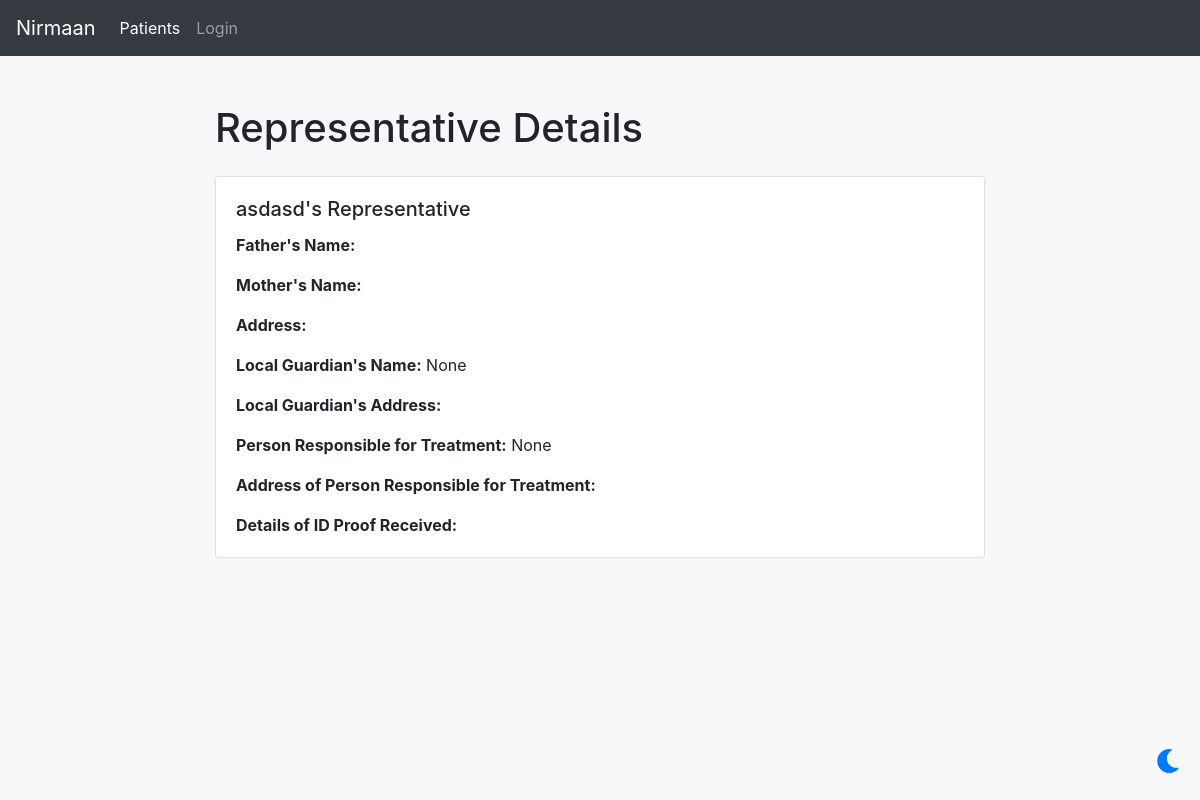
/patient/69/representative/, run on the app's committed database.
### patient/models.py (models this page shows, shortened)
class Patient(models.Model):
	uuid = models.CharField(max_length=10, blank=True, null=True)
	name = models.CharField(name='name', verbose_name="Name of Patient", max_length=100)
	admission_date = models.DateField(name='admission_date', verbose_name="Date of Admission", blank=True, null=True)
	release_date = models.DateField(name='release_date', verbose_name="Date of Release", blank=True, null=True)
	date_of_birth = models.DateField(name='date_of_birth', verbose_name="Date of Birth", blank=True, null=True)
	father_name = models.CharField(name='father_name', verbose_name="Name of Father", blank=True, null=True, max_length=100)
	mother_name = models.CharField(name='mother_name', verbose_name="Name of Mother", blank=True, null=True, max_length=100)
	image = models.ImageField(upload_to='patient_images/', blank=True, null=True)
	occupation = models.CharField(name='occupation', verbose_name="Occupation", blank=True, null=True, max_length=100)
	qualification = models.CharField(name='qualification', verbose_name="Qualification", blank=True, null=True, max_length=100)
	MARRIED = 'Married'
	UNMARRIED = 'Unmarried'
	MARITAL_STATUS_CHOICES = [
        (MARRIED, 'Married'),
        (UNMARRIED, 'Unmarried'),
    ]
	marital_status = models.CharField(name='marital_status', verbose_name="Marital Status", blank=True, null=True, max_length=50, choices=MARITAL_STATUS_CHOICES)
	HINDU = 'Hindu'
	MUSLIM = 'Muslim'
	CHRISTIAN = 'Christian'
	OTHER = 'Other'
	RELIGION_CHOICES = [
		(HINDU, 'Hindu'),
		(MUSLIM, 'Muslim'),
		(CHRISTIAN, 'Christian'),
		(OTHER, 'Other'),
	]
	religion = models.CharField(name='religion', verbose_name="Religion", blank=True, null=True, max_length=100, choices=RELIGION_CHOICES)
	income_pm = models.DecimalField(name='income_pm', verbose_name="Income Per Month", blank=True, null=True, max_digits=10, decimal_places=2)
	language_spoken = models.CharField(name='language_spoken', verbose_name="Language(s) Spoken", blank=True, null=True, max_length=100)
	phone_number_1 = models.IntegerField(name='phone_number_1', verbose_name="Phone Number (1)", blank=True, null=True, max_length=10)
	phone_number_2 = models.IntegerField(name='phone_number_2', verbose_name="Phone Number (2)", blank=True, null=True, max_length=10)
	whatsapp_number = models.IntegerField(name='whatsapp_number', verbose_name="Whatsapp Number", blank=True, null=True, max_length=10)
	email_id = models.EmailField(name='email_id', verbose_name="Email Address", blank=True, null=True)
	details_of_id_proof_recieved = models.TextField(name='details_of_id_proof_recieved', verbose_name="Details of ID Proof Recieved", blank=True, null=True)
	cut_mark_detail = models.CharField(name="cut_mark_detail", verbose_name="Cut Mark Details", blank=True, null=True, max_length=100)
	CONDITIONS = [
        ('substance_abuse', 'Substance Abuse'),
        ('psychological_disturbance', 'Psychological Disturbance'),
        ('vindictiveness', 'Vindictiveness'),
        ('behavioural_disfunctions', 'Behavioural Disfunction'),
        ('prediagnosed_mental_condition', 'Pre-Diagnosed Mental Health Condition'),
    ]
	substance_abuse = models.BooleanField(default=False)
	psychological_disturbance = models.BooleanField(default=False)
	vindictiveness = models.BooleanField(default=False)
	behavioural_disfunctions = models.BooleanField(default=False)
	prediagnosed_mental_condition = models.BooleanField(default=False)

class Representative(models.Model):
	patient = models.ForeignKey(Patient, on_delete=models.CASCADE)
	name_of_local_guardian = models.CharField(name='name_of_local_guardian', verbose_name="Name of Local Guardian", blank=True, null=True, max_length=100)
	address_of_local_guardian = models.TextField(name='address_of_local_guardian', verbose_name="Address of Local Guardian", blank=True, null=True)
	phone_number_local_guardian = models.IntegerField(name='phone_number_local_guardian', verbose_name="Phone Number of Local Guardian", blank=True, null=True, max_length=10)
	name_of_person_responsible_for_treatment = models.CharField(name='name_of_person_responsible_for_treatment', verbose_name="Name of Person Responsible for Treatment", blank=True, null=True, max_length=100)
	relationship_with_patient = models.CharField(name='relationship_with_patient', verbose_name="Relationship with Patient", blank=True, null=True, max_length=100)
	address_of_person_responsible = models.CharField(name='address_of_person_responsible', verbose_name="Address of Person Responsible for Treatment", blank=True, null=True, max_length=100)
	phone_number_person_responsible = models.IntegerField(name='phone_number_person_responsible', verbose_name="Phone Number of Person Responsible for Treatment", blank=True, null=True, max_length=10)
	detail_of_id_proof_recieved = models.TextField(name='detail_of_id_proof_recieved', verbose_name="Details of ID Proof Recieved", blank=True, null=True)

### patient/views.py (the view)
# urls.py: path('patient/<int:patient_id>/representative/', views.view_representative, name='view_representative'),
def view_representative(request, patient_id):
    patient = get_object_or_404(Patient, id=patient_id)
    representative = get_object_or_404(Representative, patient=patient)
    return render(request, 'view_representative.html', {'patient': patient, 'representative': representative})

### templates/view_representative.html (shortened to what this page needs)
<!DOCTYPE html>
<html lang="en">
<head>
    <link rel="stylesheet" href="https://stackpath.bootstrapcdn.com/bootstrap/4.5.2/css/bootstrap.min.css">
    <link rel="stylesheet" href="https://cdnjs.cloudflare.com/ajax/libs/font-awesome/5.15.4/css/all.min.css">
</head>
<body>
<nav class="navbar navbar-expand-lg navbar-dark bg-dark">
    <a class="navbar-brand" href="{% url 'get_patients' %}">Nirmaan</a>
    <div class="collapse navbar-collapse justify-content-right" id="navbarSupportedContent">
        <ul class="navbar-nav">
            <li class="nav-item active">
                <a class="nav-link" href="{% url 'get_patients' %}">Patients</a>
            </li>
        </ul>
        <ul class="navbar-nav">
            {% if user.is_authenticated %}
                <li class="nav-item">
                    <a class="nav-link" href="{% url 'account_logout' %}">Logout</a>
                </li>
            {% else %}
                <li class="nav-item">
                    <a class="nav-link" href="{% url 'account_login' %}">Login</a>
                </li>
            {% endif %}
        </ul>
    </div>
</nav>
<div class="toggle-button" onclick="toggleTheme()">
    <i class="fas fa-moon"></i>
</div>
<div class="container mt-5">
    <h1 class="mb-4">Representative Details</h1>
    <div class="card">
        <div class="card-body">
            <h5 class="card-title">{{ patient.name }}'s Representative</h5>
            <p class="card-text"><strong>Father's Name:</strong> {{ representative.father_name }}</p>
            <p class="card-text"><strong>Mother's Name:</strong> {{ representative.mother_name }}</p>
            <p class="card-text"><strong>Address:</strong> {{ representative.address }}</p>
            <p class="card-text"><strong>Local Guardian's Name:</strong> {{ representative.name_of_local_guardian }}</p>
            <p class="card-text"><strong>Local Guardian's Address:</strong> {{ representative.address_of_local_guardian }}</p>
            <p class="card-text"><strong>Person Responsible for Treatment:</strong> {{ representative.name_of_person_responsible_for_treatment }}</p>
            <p class="card-text"><strong>Address of Person Responsible for Treatment:</strong> {{ representative.address_2 }}</p>
            <p class="card-text"><strong>Details of ID Proof Received:</strong> {{ representative.detail_of_id_proof_recieved }}</p>
        </div>
    </div>
</div>
</body>
</html>

### templates/view_representative.html (style rules this page uses)
body { background-color: #f8f8fa; transition: background-color 0.3s, color 0.3s; }
.container { max-width: 800px; }
.card { background-color: #fff; transition: background-color 0.3s, color 0.3s; }
.toggle-button { position: fixed; bottom: 20px; right: 20px; z-index: 1000; cursor: pointer; font-size: 1.5rem; }
.toggle-button i { color: #007bff; }

### data on the page
Patient: name "asdasd"
Representative: name_of_local_guardian "None", name_of_person_responsible_for_treatment "None"
